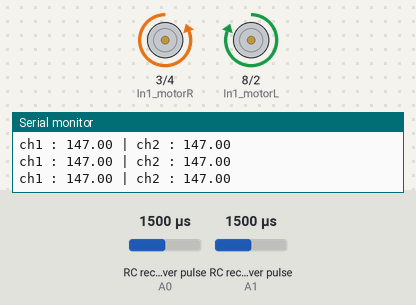
Simulated run of this sketch. Board: Arduino Uno, built with avr-gcc and run on an emulated ATmega328P. Shown: motor-driver pin pairs drawn as motors (green arrow = first pin HIGH = forward, orange = second pin HIGH = backward, longer = more drive, scaled by the enable pin), the last lines printed to the serial monitor. Wiring (inferred from the names in the program): 2 × RC receiver channel: data A0 / data A1. The inputs (shaded band) are chosen by the test bench; at power-on: RC receiver pulse (sensors on A0, A1) 1500 µs.

Above: at 1.2 s.
1.3 s: RC receiver pulse (sensor on A0) set to 1458 µs
2.8 s: RC receiver pulse (sensor on A0) set to 1432 µs
At 4.1 s:
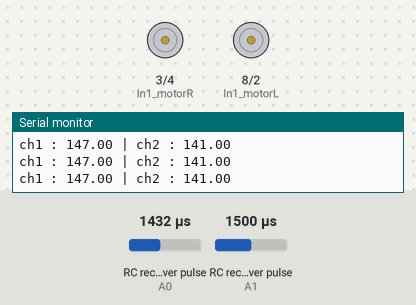
4.4 s: RC receiver pulse (sensor on A1) set to 1335 µs
5.9 s: RC receiver pulse (sensor on A1) set to 1312 µs
At 7.3 s:
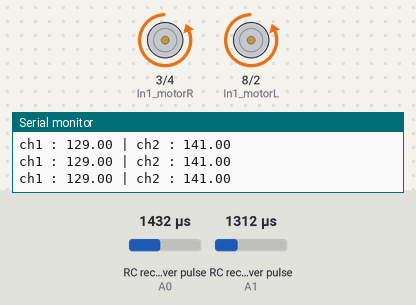
7.6 s: RC receiver pulse (sensor on A1) set to 1750 µs
At 8.1 s:
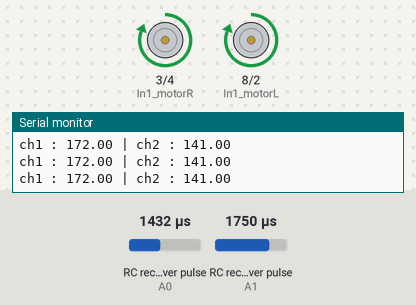
9.3 s: RC receiver pulse (sensor on A1) set to 1705 µs
10.8 s: RC receiver pulse (sensor on A1) set to 1683 µs
At 12.5 s:
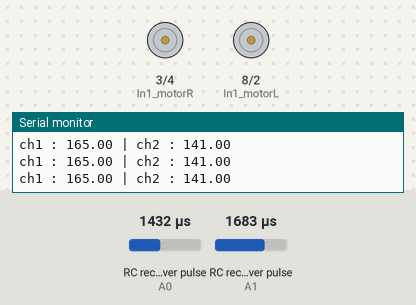
Timing chart, 0 to 13.5 s (numbered marks = the images above; inputs shaded):
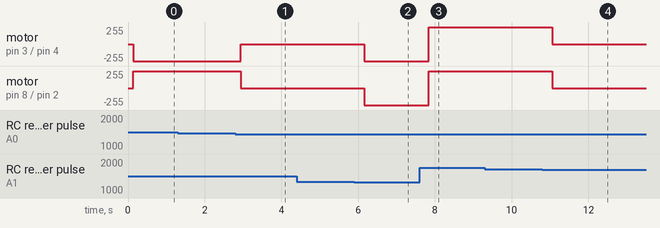

Measured:
- the behaviour switches between 1441 and 1440 µs on RC receiver pulse (sensor on A0) (found by bisection; images 0 and 1)
- the behaviour switches between 1329 and 1328 µs on RC receiver pulse (sensor on A1) (found by bisection; images 1 and 2)
- the behaviour switches between 1695 and 1694 µs on RC receiver pulse (sensor on A1) (found by bisection; images 3 and 4)
- after the input at 2.8 s, motor on pin 3 (In1_motorR) / pin 4 (In2_motorR): backward 255/255 → stopped after 0.14 s; motor on pin 8 (In1_motorL) / pin 2 (In2_motorL): forward 255/255 → stopped after 0.14 s
- after the input at 5.9 s, motor on pin 3 (In1_motorR) / pin 4 (In2_motorR), motor on pin 8 (In1_motorL) / pin 2 (In2_motorL): stopped → backward 255/255 after 0.26 s
- after the input at 7.6 s, motor on pin 3 (In1_motorR) / pin 4 (In2_motorR), motor on pin 8 (In1_motorL) / pin 2 (In2_motorL): backward 255/255 → forward 255/255 after 0.24 s
- after the input at 10.8 s, motor on pin 3 (In1_motorR) / pin 4 (In2_motorR), motor on pin 8 (In1_motorL) / pin 2 (In2_motorL): forward 255/255 → stopped after 0.26 s

The sketch:

SumoBot_1__dengan_RC_.ino
```cpp
// Remote
#define ch1 A1
#define ch2 A0

double ch1_val, ch2_val;
double ch1_nilai, ch2_nilai;

// R = A
// L = B

const int In1_motorR = 3;
const int In2_motorR = 4;
const int Enable_motorR = 9;

int speedR;

const int In1_motorL = 8;
const int In2_motorL = 2;
const int Enable_motorL = 10;

int speedL;

void setup() {
  // put your setup code here, to run once:

  pinMode (ch1, INPUT);
  pinMode (ch2, INPUT);

  pinMode (In1_motorR, OUTPUT);
  pinMode (In2_motorR, OUTPUT);
  pinMode (Enable_motorR, OUTPUT);

  pinMode (In1_motorL, OUTPUT);
  pinMode (In2_motorL, OUTPUT);
  pinMode (Enable_motorL, OUTPUT);

  Serial.begin(9600);

}

void loop() {
  // put your main code here, to run repeatedly:

  ch1_val = pulseIn (ch1, HIGH);
  ch2_val = pulseIn (ch2, HIGH);

  ch1_nilai = map (ch1_val, 0, 2030, 0, 200);
  ch2_nilai = map (ch2_val, 0, 2030, 0, 200);

  Serial.print ("ch1 : ");
  Serial.print (ch1_nilai);
  Serial.print (" | ch2 : ");
  Serial.println (ch2_nilai);
  delay (100);

  if (ch1_nilai >= 167 && ch1_nilai <= 200) {

    speedR = 500;
    speedL = 500;
    Kanan ();

  }
  else if (ch1_nilai <= 130 && ch1_nilai >= 95) {

    speedR = 500;
    speedL = 500;
    Kiri ();

  }
  else if (ch2_nilai <= 150 && ch2_nilai >= 142) {

     speedR = 500;
     speedL = 500;
     Maju ();

  }
  else if (ch2_nilai <= 195 && ch2_nilai >= 180) {

      speedR = 500;
      speedL = 500;
      Mundur ();

  }
  else {
    Stop ();
  }

}

void Mundur () {

  digitalWrite (In1_motorR, HIGH);
  digitalWrite (In2_motorR, LOW);
  analogWrite (Enable_motorR, speedR);

  digitalWrite (In1_motorL, LOW);
  digitalWrite (In2_motorL, HIGH);
  analogWrite (Enable_motorL, speedL);

}

void Maju_Kanan () {

  digitalWrite (In1_motorR, LOW);
  digitalWrite (In2_motorR, HIGH);
  analogWrite (Enable_motorR, speedR);

  digitalWrite (In1_motorL, HIGH);
  digitalWrite (In2_motorL, LOW);
  analogWrite (Enable_motorL, speedL);

}

void Maju_Kiri () {

  digitalWrite (In1_motorR, LOW);
  digitalWrite (In2_motorR, HIGH);
  analogWrite (Enable_motorR, speedR);

  digitalWrite (In1_motorL, HIGH);
  digitalWrite (In2_motorL, LOW);
  analogWrite (Enable_motorL, speedL);

}

void Mundur_Kanan () {

  digitalWrite (In1_motorR, HIGH);
  digitalWrite (In2_motorR, LOW);
  analogWrite (Enable_motorR, speedR);

  digitalWrite (In1_motorL, LOW);
  digitalWrite (In2_motorL, HIGH);
  analogWrite (Enable_motorL, speedL);

}

void Mundur_Kiri () {

  digitalWrite (In1_motorR, HIGH);
  digitalWrite (In2_motorR, LOW);
  analogWrite (Enable_motorR, speedR);

  digitalWrite (In1_motorL, LOW);
  digitalWrite (In2_motorL, HIGH);
  analogWrite (Enable_motorL, speedL);

}

void Stop () {

  digitalWrite (In1_motorR, LOW);
  digitalWrite (In2_motorR, LOW);
  analogWrite (Enable_motorR, speedR);

  digitalWrite (In1_motorL, LOW);
  digitalWrite (In2_motorL, LOW);
  analogWrite (Enable_motorL, speedL);

}

void Maju () {

  digitalWrite (In1_motorR, LOW);
  digitalWrite (In2_motorR, HIGH);
  analogWrite (Enable_motorR, speedR);

  digitalWrite (In1_motorL, HIGH);
  digitalWrite (In2_motorL, LOW);
  analogWrite (Enable_motorL, speedL);

}

void Kanan () {

  digitalWrite (In1_motorR, HIGH);
  digitalWrite (In2_motorR, LOW);
  analogWrite (Enable_motorR, speedR);

  digitalWrite (In1_motorL, HIGH);
  digitalWrite (In2_motorL, LOW);
  analogWrite (Enable_motorL, speedL);

}

void Kiri () {

  digitalWrite (In1_motorR, LOW);
  digitalWrite (In2_motorR, HIGH);
  analogWrite (Enable_motorR, speedR);

  digitalWrite (In1_motorL, LOW);
  digitalWrite (In2_motorL, HIGH);
  analogWrite (Enable_motorL, speedL);

}
```
